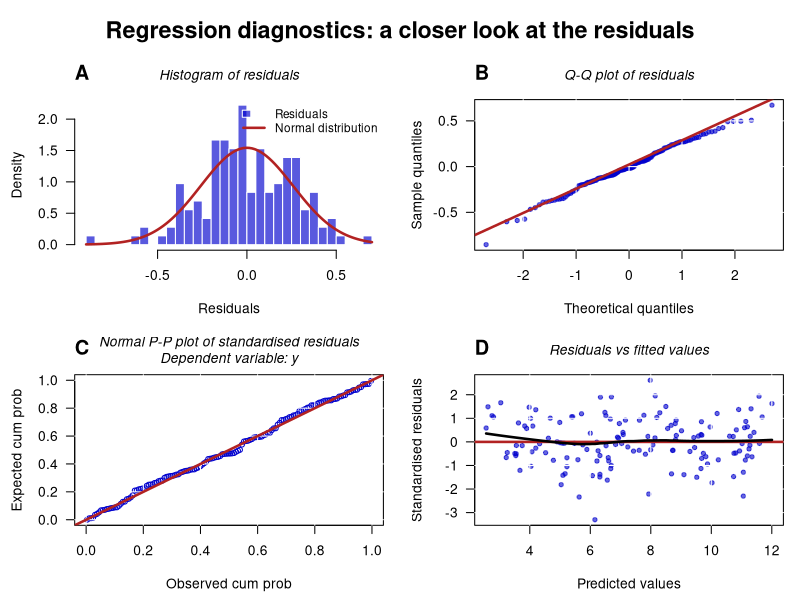
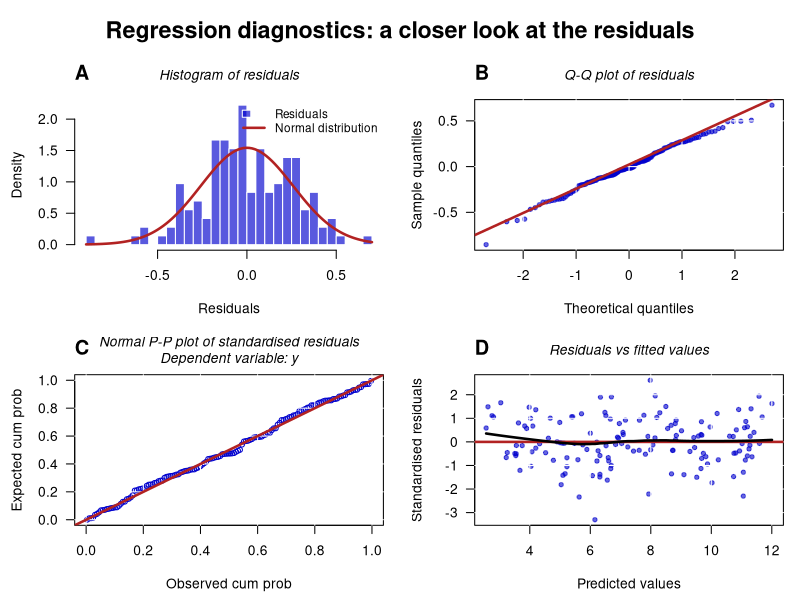

Here is the R script that generated these plots, in order:
# ---------------------------------------------------------------
# Residual diagnostics: all four plots in ONE figure (base R graphics)
#   A  Histogram of residuals + normal curve
#   B  Q-Q plot
#   C  Normal P-P plot
#   D  Standardised residuals vs fitted values
# ---------------------------------------------------------------

# ---- 1. Data and model -----------------------------------------
# Simulated example: replace `dat` and the formula with your own model,
# e.g. fit <- lm(Performance ~ Expert + FormalAuth + PersonalModel + Facilitator, data = mydata)
set.seed(123)
n   <- 144
dat <- data.frame(x1 = runif(n, 2, 12), x2 = rnorm(n))
err <- -rgamma(n, shape = 6, scale = 0.1) + 6 * 0.1 + rnorm(n, 0, 0.15)
dat$y <- 1 + 0.9 * dat$x1 + 0.3 * dat$x2 + err

fit  <- lm(y ~ x1 + x2, data = dat)
res  <- residuals(fit)
sres <- rstandard(fit)
fv   <- fitted(fit)
dv   <- all.vars(formula(fit))[1]

# ---- 2. Colours ------------------------------------------------
col_main   <- "blue3"
col_border <- "firebrick4"   # bar/point outlines
col_line   <- "firebrick"       # reference lines
col_smth   <- "black"     
col_grid   <- "white"

# ---- 3. Plotting function (2 x 2 layout) -----------------------
draw_diagnostics <- function() {
  op <- par(mfrow = c(2, 2), mar = c(4.5, 4.5, 3, 1), oma = c(0, 0, 3, 0),
            las = 1, cex.main = 1, font.main = 3)
  on.exit(par(op))

  # A: histogram + normal curve
  hist(res, breaks = 30, freq = FALSE,
       col = adjustcolor(col_main, 0.65), border = "white",
       main = "Histogram of residuals", xlab = "Residuals", ylab = "Density")
  curve(dnorm(x, mean(res), sd(res)), add = TRUE, col = col_line, lwd = 2.5)
  legend("topright", bty = "n", cex = 0.85,
         legend = c("Residuals", "Normal distribution"),
         fill   = c(adjustcolor(col_main, 0.65), NA), border = c("white", NA),
         lty    = c(NA, 1), lwd = c(NA, 2.5), col = c(NA, col_line),
         merge = TRUE)
  mtext("A", side = 3, adj = 0, line = 1, font = 2, cex = 1.2)

  # B: Q-Q plot
  qqnorm(res, pch = 19, cex = 0.7, col = adjustcolor(col_main, 0.6),
         main = "Q-Q plot of residuals",
         xlab = "Theoretical quantiles", ylab = "Sample quantiles")
  grid(col = col_grid, lty = 1)
  qqline(res, col = col_line, lwd = 2.5)
  mtext("B", side = 3, adj = 0, line = 1, font = 2, cex = 1.2)

  # C: normal P-P plot
  z   <- sort(sres)
  obs <- ppoints(length(z))
  exp <- pnorm(z, mean(z), sd(z))
  plot(obs, exp, pch = 1, cex = 0.8, col = col_main,
       xlim = c(0, 1), ylim = c(0, 1),
       main = paste0("Normal P-P plot of standardised residuals\nDependent variable: ", dv),
       xlab = "Observed cum prob", ylab = "Expected cum prob")
  grid(col = col_grid, lty = 1)
  abline(0, 1, col = col_line, lwd = 2.5)
  mtext("C", side = 3, adj = 0, line = 1, font = 2, cex = 1.2)

  # D: standardised residuals vs fitted values
  plot(fv, sres, pch = 19, cex = 0.7, col = adjustcolor(col_main, 0.6),
       main = "Residuals vs fitted values",
       xlab = "Predicted values", ylab = "Standardised residuals")
  grid(col = col_grid, lty = 1)
  abline(h = 0, col = col_line, lwd = 2.5)
  lines(lowess(fv, sres), col = col_smth, lwd = 2.5)
  mtext("D", side = 3, adj = 0, line = 1, font = 2, cex = 1.2)

  mtext("Regression diagnostics: a closer look at the residuals",
        outer = TRUE, line = 0.5, font = 2, cex = 1.4)
}

# ---- 4. Show on screen and save to file -------------------------
draw_diagnostics()

png("residual_diagnostics.png", width = 3600, height = 3000, res = 300)
draw_diagnostics()
dev.off()
